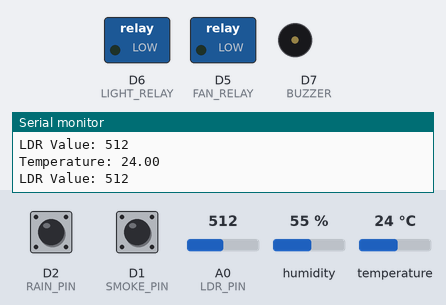
Bench run of a sketch on a simulated ESP8266 (NodeMCU). Parts: switched loads named in the sketch (green lamp = pin HIGH), buzzer (waves = sounding, pin HIGH), the last lines printed to the serial monitor. The test bench sets the inputs (shaded band); at power-on: D1 (SMOKE_PIN) LOW, temperature 24 °C, A0 (LDR_PIN) = 512, D2 (RAIN_PIN) HIGH, humidity 55 %.

Above: at 2.8 s.
2.9 s: D1 (SMOKE_PIN) pulled HIGH for 2.35 s
At 4.6 s:
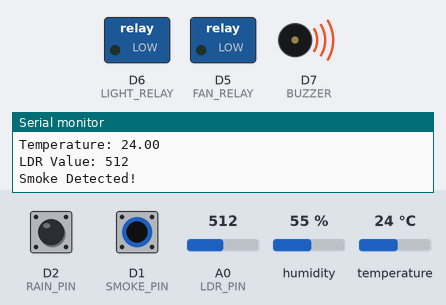
7.5 s: temperature set to 29 °C
10.2 s: temperature set to 32 °C
At 12.9 s:
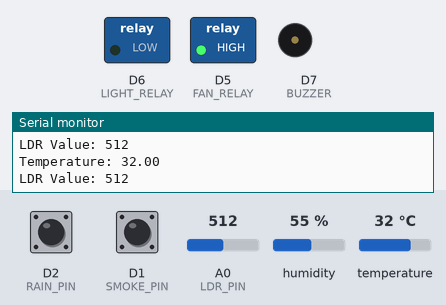
13.6 s: A0 (LDR_PIN) set to 487
At 15.3 s:
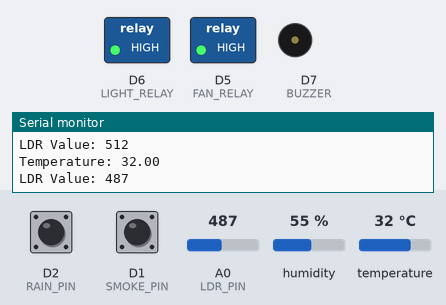
16.3 s: D1 (SMOKE_PIN) pulled HIGH for 2.35 s
At 18.9 s:
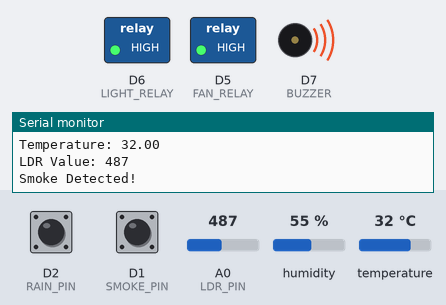
21.7 s: temperature set to 12 °C
At 23.7 s:
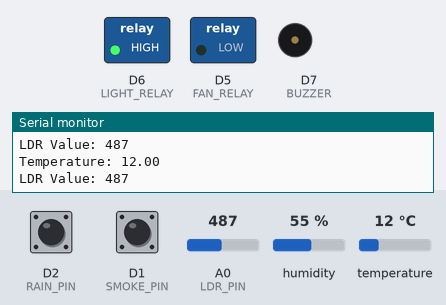
Timing chart, 0 to 25.2 s (numbered marks = the images above; inputs shaded):
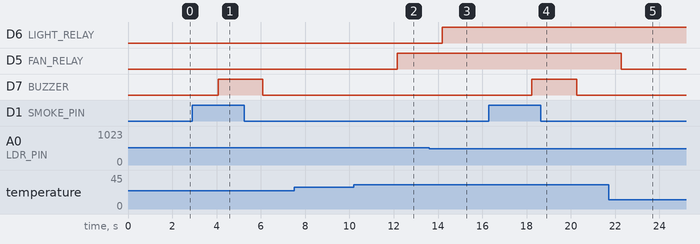

The sketch:

smart_room_automation.ino
```cpp
#include <DHT.h>

/* -------- Pin Definitions -------- */
#define DHTPIN D4
#define DHTTYPE DHT11

#define LDR_PIN A0
#define SMOKE_PIN D1
#define RAIN_PIN D2

#define FAN_RELAY D5
#define LIGHT_RELAY D6
#define BUZZER D7

/* -------- Objects -------- */
DHT dht(DHTPIN, DHTTYPE);

/* -------- Thresholds -------- */
int tempThreshold = 30;   // Celsius
int lightThreshold = 500;

void setup() {
  Serial.begin(9600);
  dht.begin();

  pinMode(LDR_PIN, INPUT);
  pinMode(SMOKE_PIN, INPUT);
  pinMode(RAIN_PIN, INPUT);

  pinMode(FAN_RELAY, OUTPUT);
  pinMode(LIGHT_RELAY, OUTPUT);
  pinMode(BUZZER, OUTPUT);

  digitalWrite(FAN_RELAY, LOW);
  digitalWrite(LIGHT_RELAY, LOW);
  digitalWrite(BUZZER, LOW);

  Serial.println("Smart Room System Initialized");
}

void loop() {
  temperatureControl();
  lightingControl();
  smokeDetection();
  rainDetection();

  delay(2000);
}

/* -------- Temperature-Based Fan Control -------- */
void temperatureControl() {
  float temperature = dht.readTemperature();

  if (!isnan(temperature)) {
    Serial.print("Temperature: ");
    Serial.println(temperature);

    if (temperature > tempThreshold) {
      digitalWrite(FAN_RELAY, HIGH);
    } else {
      digitalWrite(FAN_RELAY, LOW);
    }
  }
}

/* -------- Automatic Lighting Control -------- */
void lightingControl() {
  int ldrValue = analogRead(LDR_PIN);

  Serial.print("LDR Value: ");
  Serial.println(ldrValue);

  if (ldrValue < lightThreshold) {
    digitalWrite(LIGHT_RELAY, HIGH);
  } else {
    digitalWrite(LIGHT_RELAY, LOW);
  }
}

/* -------- Smoke Detection & Alarm -------- */
void smokeDetection() {
  int smokeValue = digitalRead(SMOKE_PIN);

  if (smokeValue == HIGH) {
    Serial.println("Smoke Detected!");
    digitalWrite(BUZZER, HIGH);
  } else {
    digitalWrite(BUZZER, LOW);
  }
}

/* -------- Rain Detection -------- */
void rainDetection() {
  int rainValue = digitalRead(RAIN_PIN);

  if (rainValue == LOW) {
    Serial.println("Rain Detected - Retract Clothes Rope");
    // Motor logic can be added here
  }
}
```

Measured:
- the behaviour switches between 30 and 31 °C on temperature (found by bisection; images 1 and 2)
- the behaviour switches between 500 and 499 on A0 (LDR_PIN) (found by bisection; images 2 and 3)
- after the input at 2.9 s, D7 (BUZZER): LOW → HIGH after 1.2 s, → LOW 2.0 s later
- after the input at 10.2 s, D5 (FAN_RELAY): LOW → HIGH after 2.0 s
- after the input at 13.6 s, D6 (LIGHT_RELAY): LOW → HIGH after 0.59 s
- after the input at 16.3 s, D7 (BUZZER): LOW → HIGH after 1.9 s, → LOW 2.0 s later
- after the input at 21.7 s, D5 (FAN_RELAY): HIGH → LOW after 0.58 s
